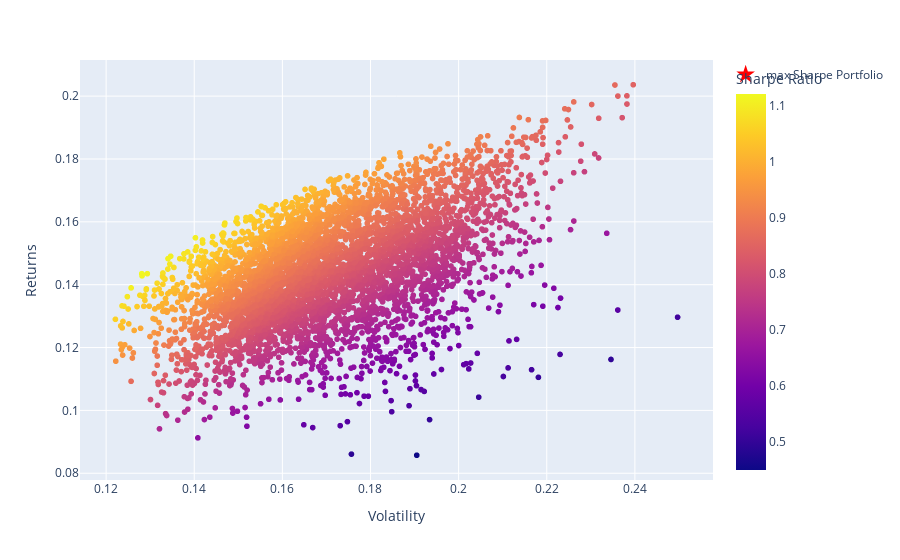

Notebook code cell kept with this figure:
### Code cell
fig = px.scatter(portfolios_df,x='Volatility',y='Returns',color='Sharpe Ratio',hover_data=['Weights'])
fig.add_scatter(
    x=[portfolios_df['Volatility']],  # Extract value as list
    y=[portfolios_df['Returns']],
    mode='markers',
    name='max Sharpe Portfolio',
    marker=dict(size=14, color='red',symbol='star')
)
fig.update_layout(coloraxis_colorbar=dict(title='Sharpe Ratio'))
fig.show()

### Figure 1 — Plotly figure (JSON) as saved in the notebook; plotly's stock layout.template omitted (floating-point values rounded to 4 significant figures; data arrays with more than 128 entries replaced by an {"elided": "..."} marker saying what was removed)
{"data": [{"customdata": {"elided": "4999x1x5 float values"}, "hovertemplate": "Volatility=%{x}<br>Returns=%{y}<br>Weights=%{customdata[0]}<br>Sharpe Ratio=%{marker.color}<extra></extra>", "legendgroup": "", "marker": {"color": {"elided": "4999 float values"}, "coloraxis": "coloraxis", "symbol": "circle"}, "mode": "markers", "name": "", "showlegend": false, "type": "scattergl", "x": {"elided": "4999 float values"}, "xaxis": "x", "y": {"elided": "4999 float values"}, "yaxis": "y"}, {"marker": {"color": "red", "size": 14, "symbol": "star"}, "mode": "markers", "name": "max Sharpe Portfolio", "type": "scatter", "x": {"elided": "1x4999 float values"}, "y": {"elided": "1x4999 float values"}}], "layout": {"coloraxis": {"colorbar": {"title": {"text": "Sharpe Ratio"}}, "colorscale": [[0, "#0d0887"], [0.1111, "#46039f"], [0.2222, "#7201a8"], [0.3333, "#9c179e"], [0.4444, "#bd3786"], [0.5556, "#d8576b"], [0.6667, "#ed7953"], [0.7778, "#fb9f3a"], [0.8889, "#fdca26"], [1, "#f0f921"]]}, "legend": {"tracegroupgap": 0}, "margin": {"t": 60}, "xaxis": {"anchor": "y", "domain": [0, 1], "title": {"text": "Volatility"}}, "yaxis": {"anchor": "x", "domain": [0, 1], "title": {"text": "Returns"}}}}
